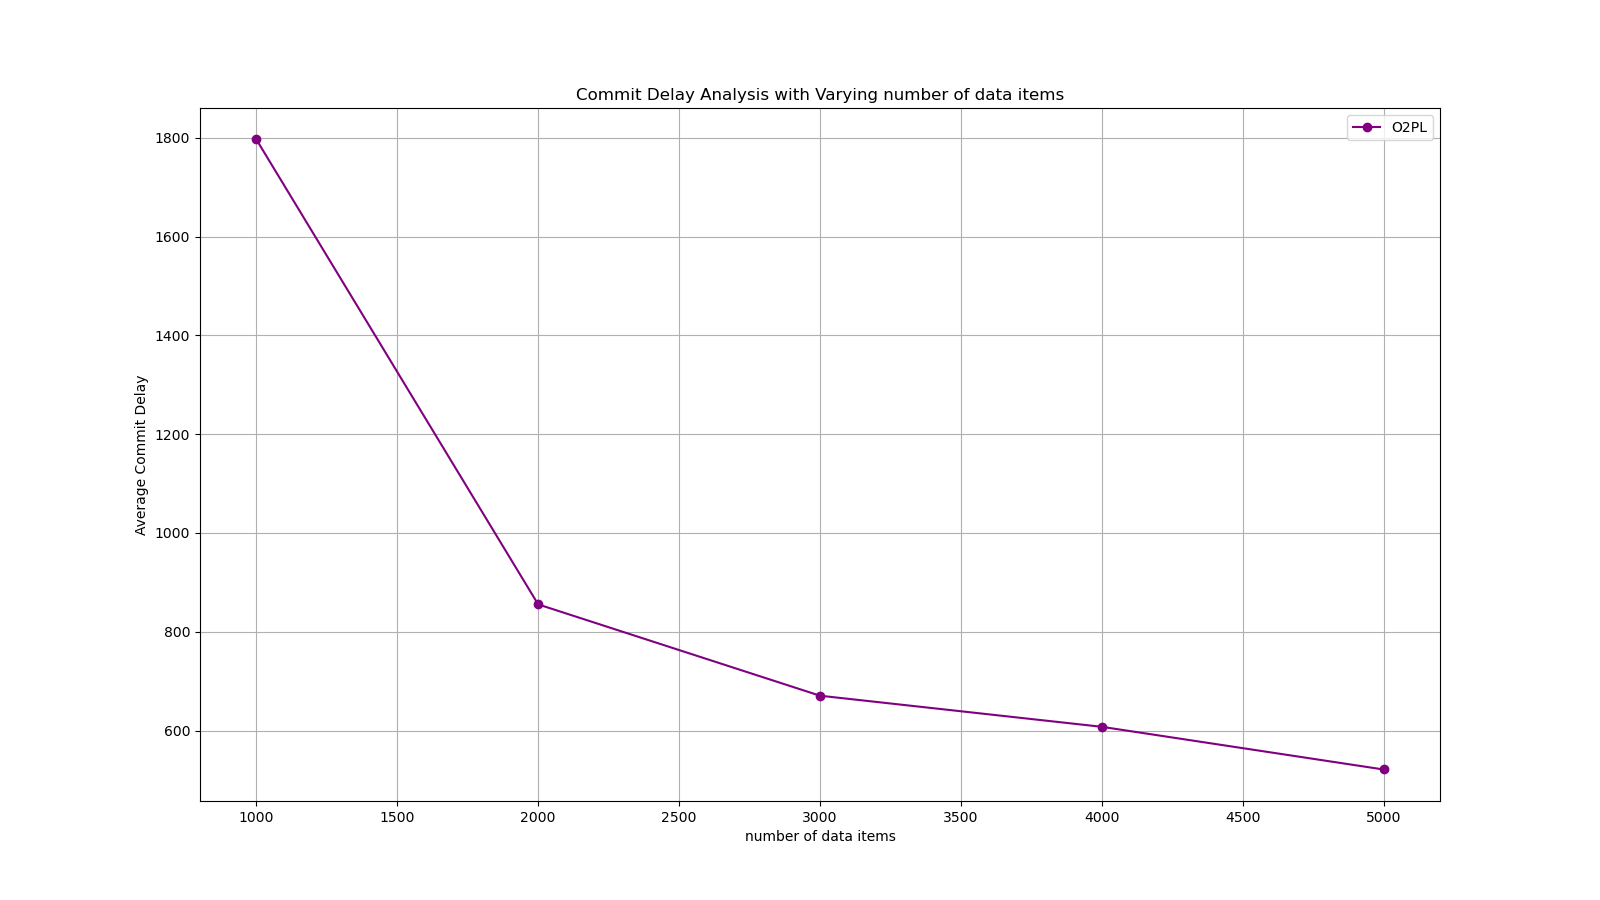

This chart was generated by the following Python code:
# AbortCount analysis with varying variables 1000-5000

import matplotlib.pyplot as plt
import os

# Data
variables = [1000, 2000, 3000, 4000, 5000]
O2PL = [1796.42, 855.366, 670.534, 607.568, 521.158]

# make a big plot
plt.figure(figsize=(16, 9))

# plot data
plt.plot(variables, O2PL, label='O2PL', marker='o', color='purple')

# show grid lines
plt.grid(True)

plt.xlabel('number of data items')
plt.ylabel('Average Commit Delay')
plt.title('Commit Delay Analysis with Varying number of data items')
plt.legend()
script_name = os.path.splitext(os.path.basename(__file__))[0]
plt.savefig(f"{script_name}.png")
plt.show()
